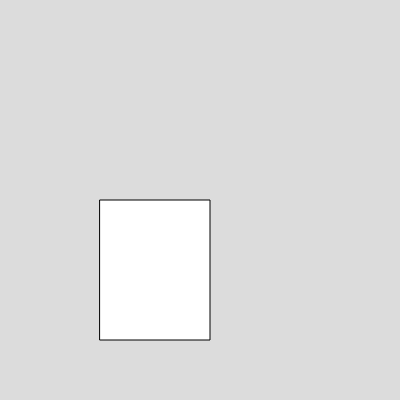
Frame 1 (no input)
Frame 60 (no input): identical to frame 1, image omitted
Frame 120 (the mouse pressed at the canvas centre since frame 60): identical to frame 1, image omitted

The p5.js sketch that drew this single still picture (run headless with seeded random() and noise() and a simulated clock; from frame 60 on, the mouse is pressed at the canvas centre):

// p5.js sketch
// ── sketch.js
//define initial position and size of clickable area for object
let shapeX = 100;
let shapeY = 200;
let shapeW = 110;
let shapeH = 140;

//boolean variable to store whether the object has been clicked on
let clicked = false;

//variables to hold the mouse position when you click relative to the top left corner of the clickable area
let diffX;
let diffY;

function setup() {
  createCanvas(400, 400);
}

function draw() {
  background(220);
  
  //draw rectangle to represent clickable area
  rect(shapeX, shapeY, shapeW, shapeH);

  //mouseIsPressed is a boolean system variable that is true as long as the mousebutton is pressed
  if (mouseIsPressed){
    
    //this condition is satisfied if either the object has already been clicked, or if a new click falls inside of the clickable area 
    if (clicked || mouseX > shapeX && mouseX < shapeX + shapeW && mouseY > shapeY && mouseY < shapeY + shapeH){
      if (!clicked){
        //store the location of the mouse relative to the top left corner of the clickable area
        diffX = mouseX - shapeX;
        diffY = mouseY - shapeY;
        clicked = true; //change boolean variable to show that the object is currently clicked
      } 
      shapeX = mouseX - diffX; //update the clickable area as you drag the object
      shapeY = mouseY - diffY;
    }
  }
  else{ //when the mousebutton is released, reset our boolean variable to get ready for the next click
    clicked = false;
  }
}
